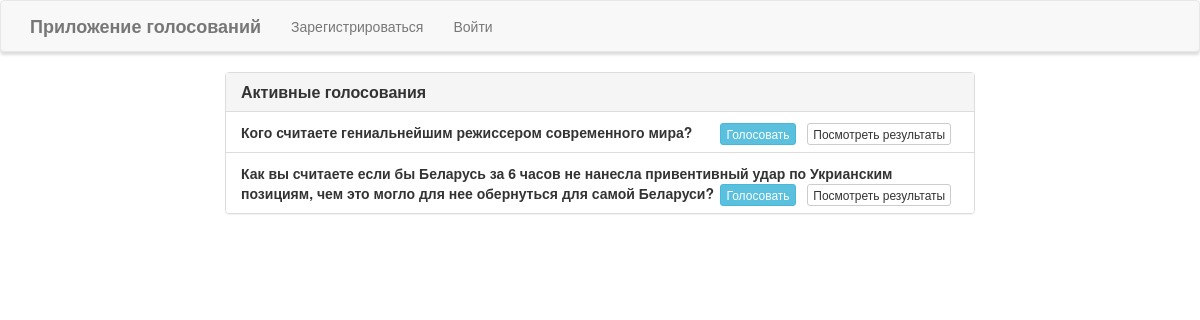
Before: / with the older database file.
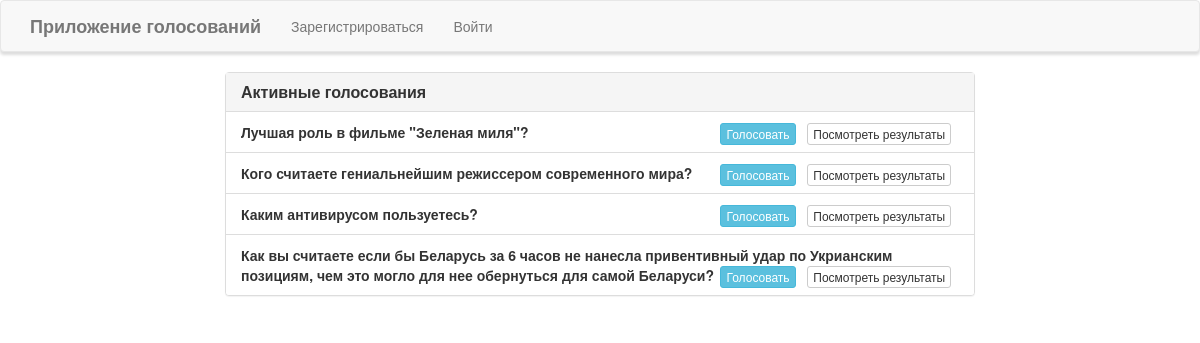
After: the same page with the newer database file.
### poll/models.py (models this page shows)
class Poll(models.Model):
    question = models.TextField()
    date_start = models.DateTimeField(auto_now=True)
    date_end = models.DateTimeField()
    max_amount = models.IntegerField(default=0)
    is_published = models.BooleanField(default=True)
    winner = models.CharField(max_length=50, default='Nobody')
    def __str__(self):
        return self.question

### poll/views.py (the view)
# urls.py: 2. Add a URL to urlpatterns:  path('', views.home, name='home')
def home(request):
    polls = Poll.objects.filter(is_published=True)
    context = {
        'polls': polls,
    }
    for time in polls:
        if time.date_end <= timezone.now() :
            time.is_published = False
            time.save()
    return render(request, 'poll/home.html', context=context)

### poll/templates/poll/home.html (shortened to what this page needs)
{% extends "poll/base.html" %}
{% block main %}
<div class="row">
    <div class="col-lg-8 col-lg-offset-2">
        <div class="panel panel-default">
            <div class="panel-heading">
                <h3 class="panel-title">Активные голосования</h3>
            </div>
            <ul class="list-group">
                {% for poll in polls %}
                <li class="list-group-item">
                    <strong>{{ poll }}</strong>
                    <span class="pull-right">
                        <a href="{% url 'vote' poll.id %}" class="btn btn-info btn-xs">Голосовать</a> &nbsp;
                        <a href="{% url 'results' poll.id %}" class="btn btn-default btn-xs">Посмотреть результаты</a> &nbsp;
                    </span>
                </li>
                {% endfor %}
            </ul>
        </div>
    </div>
</div>
{% endblock %}

Changed rows visible on the page:
now on this page (row edited): Poll: question "Лучшая роль в фильме \"Зеленая миля\"?"
now on this page (row edited): Poll: question "Каким антивирусом пользуетесь?"
